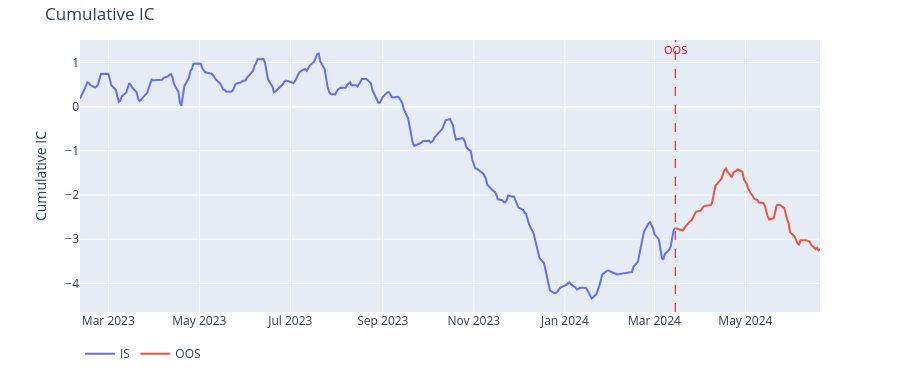

Notebook code for this chart:
### Markdown cell above
### 2.7 Level 5 — Charts (optional dep: `factorlib[charts]`)

`build_artifacts` 保留中間結果（IC series / spread series / quantile group returns…），
丟進 `report_charts` 產 plotly 圖。未安裝 `plotly` 會 raise ImportError — 此處 try/except 包起來。

### Code cell
from factorlib.evaluation.pipeline import build_artifacts

cfg_charts = fl.CrossSectionalConfig()
prepared = fl.preprocess(mom20_raw, config=cfg_charts)
artifacts = build_artifacts(prepared, cfg_charts)
artifacts.factor_name = 'Mom_20D'
print('artifacts.intermediates keys:', sorted(artifacts.intermediates.keys()))

try:
    from factorlib.charts import report_charts
    figs = report_charts(artifacts)
    print(f'produced {len(figs)} figures:', list(figs)[:5])
    # 在 notebook 直接顯示第一張
    next(iter(figs.values())).show()
except ImportError as e:
    print('charts skipped — install with `pip install factorlib[charts]`:', e)

### Figure 1 — Plotly figure (JSON) as saved in the notebook; plotly's stock layout.template omitted (floating-point values rounded to 4 significant figures; data arrays with more than 128 entries replaced by an {"elided": "..."} marker saying what was removed)
{"data": [{"line": {"color": "#636EFA", "width": 2}, "name": "IS", "type": "scatter", "x": {"elided": "265 str values"}, "y": {"elided": "265 float values"}}, {"line": {"color": "#EF553B", "width": 2}, "name": "OOS", "type": "scatter", "x": ["2024-03-15T00:00:00.000", "2024-03-18T00:00:00.000", "2024-03-19T00:00:00.000", "2024-03-20T00:00:00.000", "2024-03-21T00:00:00.000", "2024-03-22T00:00:00.000", "2024-03-25T00:00:00.000", "2024-03-26T00:00:00.000", "2024-03-27T00:00:00.000", "2024-03-28T00:00:00.000", "2024-03-29T00:00:00.000", "2024-04-01T00:00:00.000", "2024-04-02T00:00:00.000", "2024-04-03T00:00:00.000", "2024-04-08T00:00:00.000", "2024-04-09T00:00:00.000", "2024-04-10T00:00:00.000", "2024-04-11T00:00:00.000", "2024-04-12T00:00:00.000", "2024-04-15T00:00:00.000", "2024-04-16T00:00:00.000", "2024-04-17T00:00:00.000", "2024-04-18T00:00:00.000", "2024-04-19T00:00:00.000", "2024-04-22T00:00:00.000", "2024-04-23T00:00:00.000", "2024-04-24T00:00:00.000", "2024-04-25T00:00:00.000", "2024-04-26T00:00:00.000", "2024-04-29T00:00:00.000", "2024-04-30T00:00:00.000", "2024-05-02T00:00:00.000", "2024-05-03T00:00:00.000", "2024-05-06T00:00:00.000", "2024-05-07T00:00:00.000", "2024-05-08T00:00:00.000", "2024-05-09T00:00:00.000", "2024-05-10T00:00:00.000", "2024-05-13T00:00:00.000", "2024-05-14T00:00:00.000", "2024-05-15T00:00:00.000", "2024-05-16T00:00:00.000", "2024-05-17T00:00:00.000", "2024-05-20T00:00:00.000", "2024-05-21T00:00:00.000", "2024-05-22T00:00:00.000", "2024-05-23T00:00:00.000", "2024-05-24T00:00:00.000", "2024-05-27T00:00:00.000", "2024-05-28T00:00:00.000", "2024-05-29T00:00:00.000", "2024-05-30T00:00:00.000", "2024-05-31T00:00:00.000", "2024-06-03T00:00:00.000", "2024-06-04T00:00:00.000", "2024-06-05T00:00:00.000", "2024-06-06T00:00:00.000", "2024-06-07T00:00:00.000", "2024-06-11T00:00:00.000", "2024-06-12T00:00:00.000", "2024-06-13T00:00:00.000", "2024-06-14T00:00:00.000", "2024-06-17T00:00:00.000", "2024-06-18T00:00:00.000", "2024-06-19T00:00:00.000", "2024-06-20T00:00:00.000"], "y": [-2.75, -2.785, -2.793, -2.804, -2.759, -2.703, -2.592, -2.567, -2.504, -2.438, -2.374, -2.354, -2.305, -2.255, -2.224, -2.124, -1.943, -1.785, -1.747, -1.631, -1.521, -1.432, -1.4, -1.474, -1.599, -1.483, -1.47, -1.447, -1.423, -1.478, -1.645, -1.754, -1.873, -2.025, -2.088, -2.095, -2.113, -2.17, -2.178, -2.245, -2.372, -2.489, -2.553, -2.519, -2.377, -2.234, -2.222, -2.219, -2.297, -2.448, -2.542, -2.649, -2.844, -2.94, -3.007, -3.097, -3.12, -3.022, -3.025, -3.034, -3.054, -3.126, -3.224, -3.194, -3.251, -3.229]}], "layout": {"annotations": [{"font": {"color": "red", "size": 11}, "showarrow": false, "text": "OOS", "x": "2024-03-15T00:00:00", "y": 1, "yref": "paper"}], "height": 380, "legend": {"orientation": "h", "y": -0.1}, "margin": {"b": 30, "t": 40}, "shapes": [{"line": {"color": "red", "dash": "dash", "width": 1}, "type": "line", "x0": "2024-03-15T00:00:00", "x1": "2024-03-15T00:00:00", "y0": 0, "y1": 1, "yref": "paper"}], "title": {"text": "Cumulative IC"}, "yaxis": {"title": {"text": "Cumulative IC"}}}}
